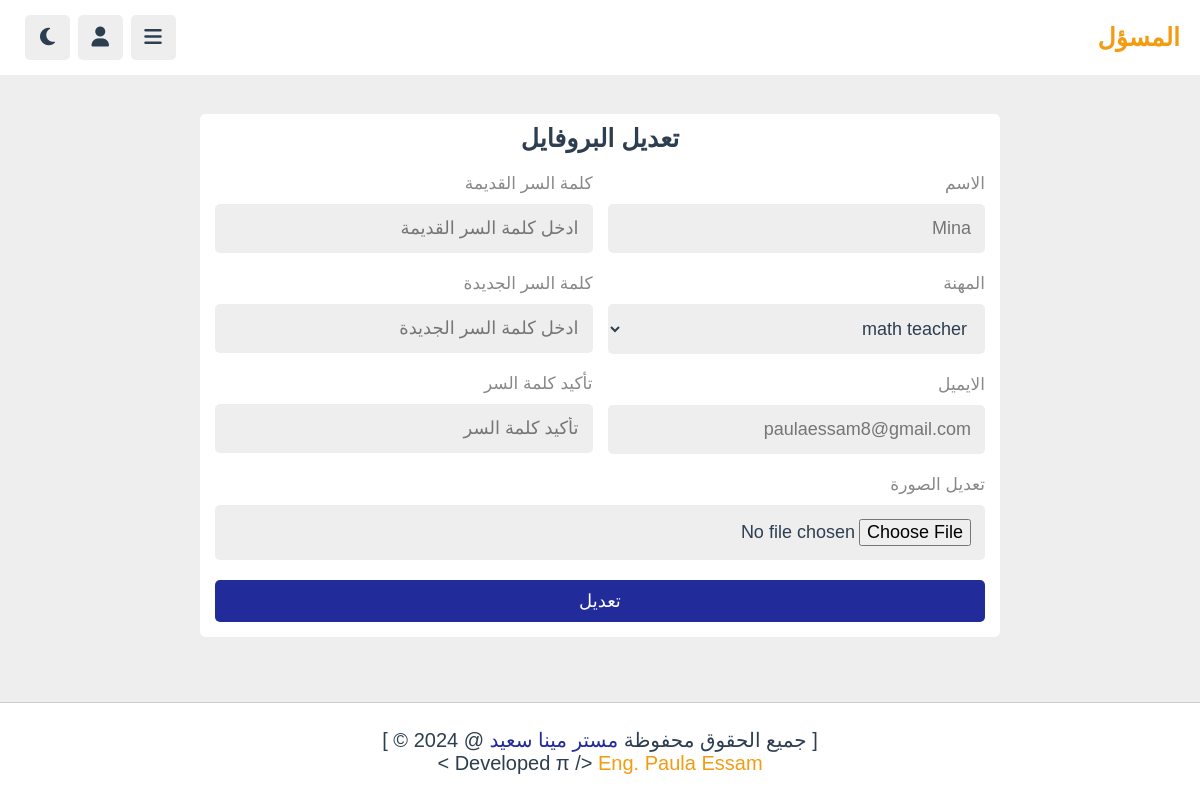
The page /admin/update.php (signed in) on the database its author committed.
### tables this page shows
CREATE TABLE `tutors` (
  `id` varchar(20) NOT NULL,
  `name` varchar(50) NOT NULL,
  `profession` varchar(50) NOT NULL,
  `email` varchar(50) NOT NULL,
  `password` varchar(50) NOT NULL,
  `image` varchar(100) NOT NULL
);

### admin/update.php (the view, shortened to what this page needs)
<?php
include '../components/connect.php';
?>
<!DOCTYPE html>
<html lang="en">
<head>
    <link rel="stylesheet" href="https://cdnjs.cloudflare.com/ajax/libs/font-awesome/6.2.0/css/all.min.css">
    <link rel="stylesheet" href="../css/admin_style.css">
</head>
<body>
<?php
    include '../components/admin_header.php';
?>
<section class="form-container">
    <form action="" method="post" enctype="multipart/form-data">
        <h3>تعديل البروفايل</h3>
        <div class="flex">
            <div class="col">
                <p>الاسم  </p>
                <input type="text" name="name" maxlength="50"
                placeholder="<?=$fetch_profile['name'];?>" class="box">
                <p>المهنة</p>
                <select type="text" name="profession"  class="box">
                <option value="<?=$fetch_profile['profession'];?>" selected><?=$fetch_profile['profession'];?></option>
                </select>
                <p>الايميل  </p>
                <input type="email" name="email" maxlength="50"
                placeholder="<?=$fetch_profile['email'];?>" class="box">
            </div>
            <div class="col">
            <p>كلمة السر القديمة </p>
                <input type="password" name="old_pass" maxlength="20"
                placeholder="ادخل كلمة السر القديمة" class="box">
                <p>كلمة السر الجديدة </p>
                <input type="password" name="new_pass" maxlength="20"
                placeholder="ادخل كلمة السر الجديدة " class="box">
                <p>تأكيد كلمة السر  </p>
                <input type="password" name="c_pass" maxlength="20"
                placeholder="تأكيد كلمة السر" class="box">
            </div>
        </div>
        <p>تعديل الصورة </p>
        <input type="file" name="image" class="box"
        accept="image/*">
        <input type="submit" name="submit" value="تعديل" class="btn">
    </form>
</section>
<?php
        include '../components/footer.php';
?>
</body>
</html>

### css/admin_style.css (style rules this page uses)
:root { --main-color:#212b9a; --red: #e74c3c; --orange: #f39c12; --white:#fff; --black:#2c3e50; --light-color:#888; --light-bg:#eee; --border: .1rem solid rgba(0,0,0,.2); }
* { font-family: 'Nunito', sans-serif; margin: 0; padding: 0; box-sizing: border-box; outline: none; border: none; text-decoration: none; }
html { font-size: 62.5%; overflow-x: hidden; }
body { direction: rtl; background-color: var(--light-bg); padding-bottom: 9rem; padding-right: 30rem; }
section { padding: 2rem; max-width: 1200px; margin: 0 auto; }
.btn, .option-btn, .delete-btn, .inline-btn, .inline-option-btn, .inline-delete-btn { border-radius: .5rem; padding: 1rem 3rem ; font-size: 1.8rem; color:#fff; margin-top: 1rem; text-transform: capitalize; cursor: pointer; text-align: center; }
.btn, .option-btn, .delete-btn { display: block; width: 100%; }
.btn, .inline-btn { background-color: var(--main-color); }
.form-container { display: flex; align-items: center; justify-content: center; min-height: calc(100vh - 20rem); }
.form-container form { background-color: var(--white); border-radius: .5rem; padding: 1.5rem; padding-top: 1rem; width: 80rem; }
.form-container form h3 { text-align: center; font-size:2.5rem ; margin-bottom: 1rem; color: var(--black); text-transform: capitalize; }
.form-container form .flex { display: flex; gap: 1.5rem; flex-wrap: wrap; }
.form-container form .flex .col { flex: 1 1 35rem; }
.form-container form .flex p { padding-top:1rem ; font-size: 1.7rem ; color: var(--light-color); }
.form-container form p { padding-top:1rem ; font-size: 1.7rem ; color: var(--light-color); }
.form-container form .box { width: 100%; border-radius: .5rem; margin: 1rem 0; font-size: 1.8rem; color: var(--black); padding: 1.4rem; background-color: var(--light-bg); }
@media (max-width: 1200px) { body { padding-right: 0; } }

### rows shown on the page
tutors: name "Mina", profession "math teacher", email "paulaessam8@gmail.com"
